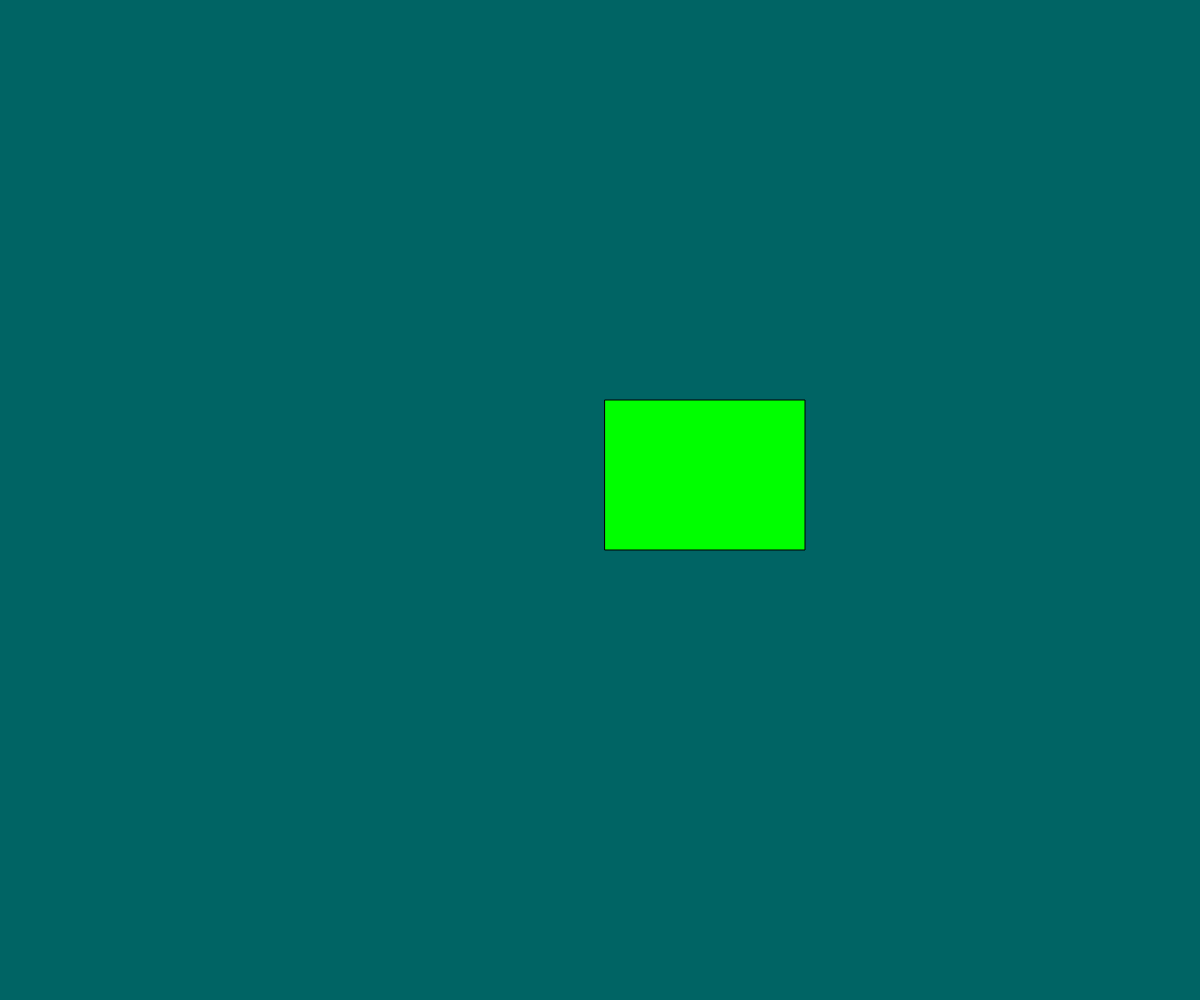
Frame 1 (no input)
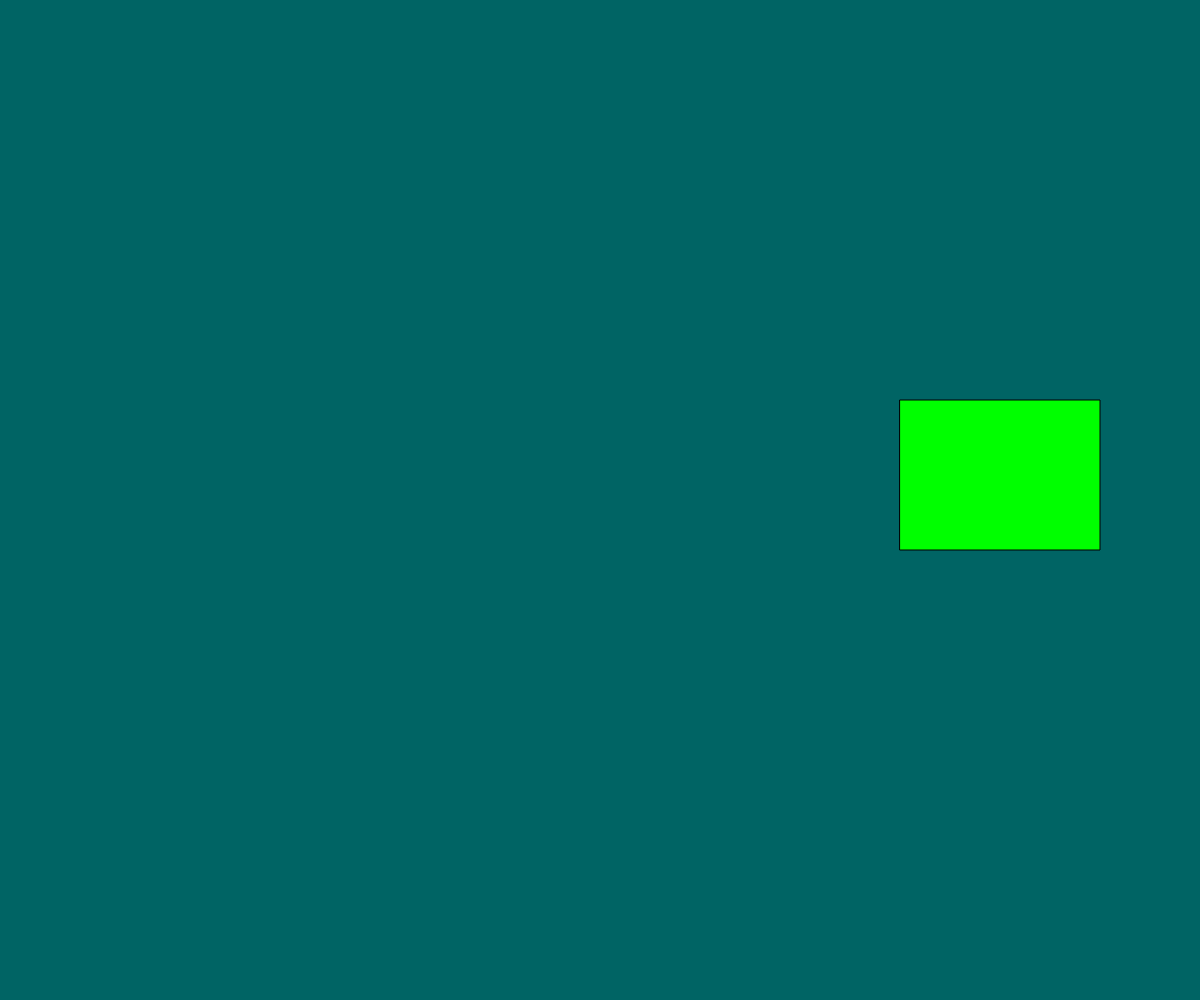
Frame 60 (no input)
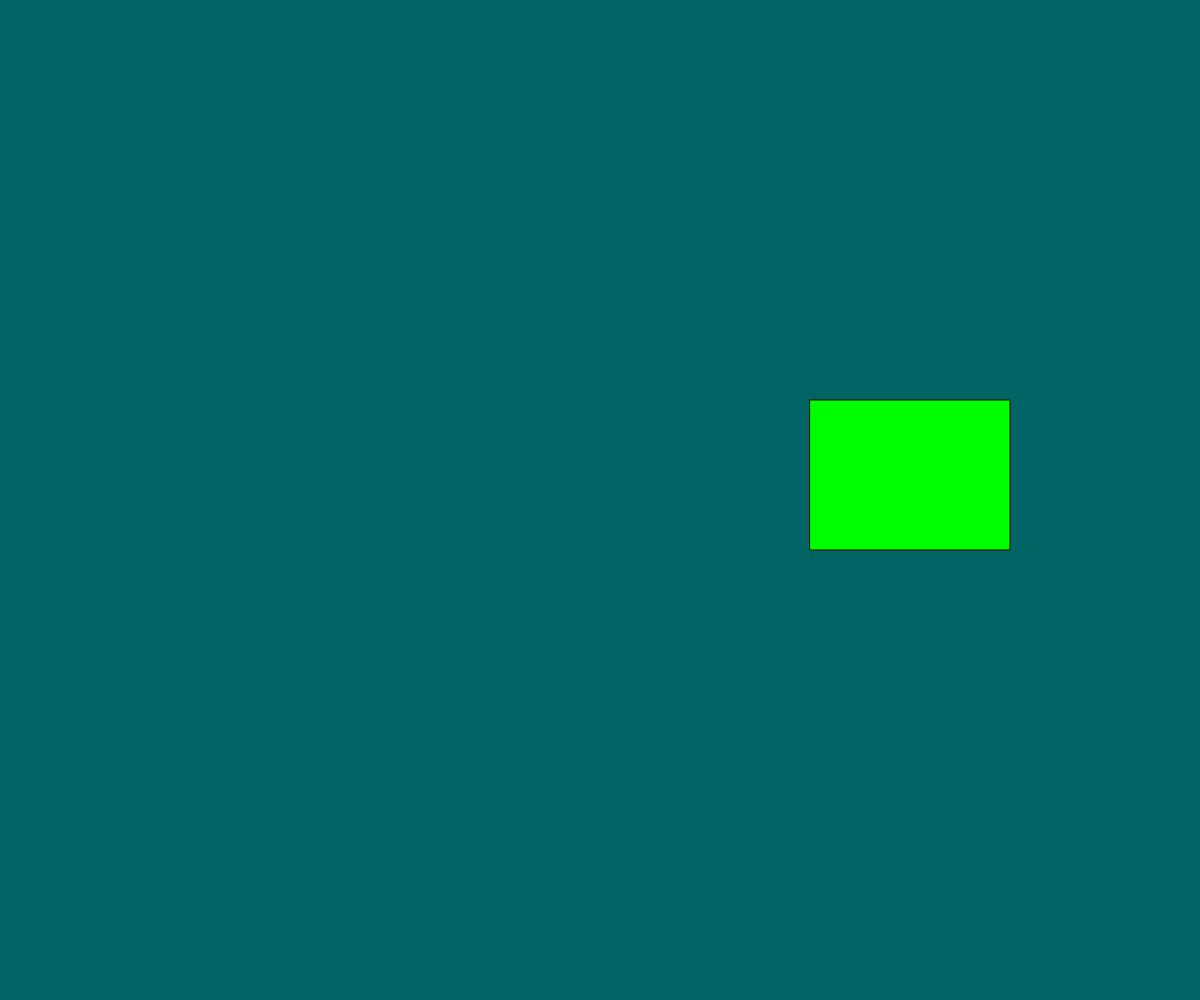
Frame 120 (the mouse pressed at the canvas centre since frame 60)

The p5.js sketch that drew these frames (run headless with seeded random() and noise() and a simulated clock; from frame 60 on, the mouse is pressed at the canvas centre):

// p5.js sketch
// ── sketch.js
// Project Title
// Your Name
// Date
//
// Extra for Experts:
// - describe what you did to take this project "above and beyond"
let x;
let dx;
let rectWidth;


function setup() {
  createCanvas(windowWidth, windowHeight);
  x = width/2;
  dx = 5;
  rectWidth= 200;
}

function draw() {
  background(0,100,100);
  //move rect
  x += dx;

  //check if hit the wall
  if (x > width - rectWidth || x<0){
    dx = dx * -1
  }

  //display ract
  fill(0,255,0);
  rect(x,400,rectWidth,150);

}
